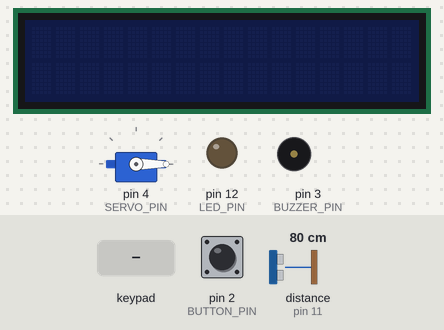
This sketch was run on a simulated Arduino Uno, built with avr-gcc and run on an emulated ATmega328P. On the bench: servo, 16×2 character LCD, output pins drawn as LEDs (lit = HIGH), buzzer (waves = sounding). Wiring (inferred from the names in the program): ultrasonic range finder: trigger pin 10; echo pin 11. The inputs (shaded band) are chosen by the test bench; at power-on: distance to the obstacle (sensor on pin 11) 80 cm, pin 2 (BUTTON_PIN) HIGH. The echo pulse lasts 58.3 µs per cm; pins used as bus, display or sensor lines are not drawn; what the sketch prints to the serial monitor is not drawn.

Above: at 1.2 s.
1.3 s: distance to the obstacle (sensor on pin 11) set to 22 cm
2.8 s: distance to the obstacle (sensor on pin 11) set to 19 cm
At 4.0 s:
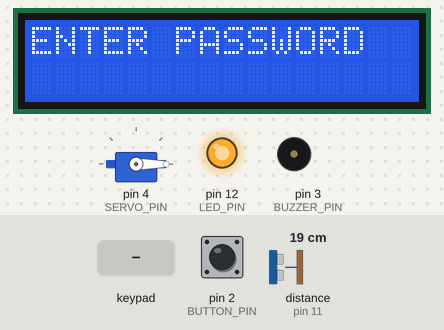
4.3 s: keypad keys 1 2 3 4 # pressed 0.4 s apart
At 6.7 s:
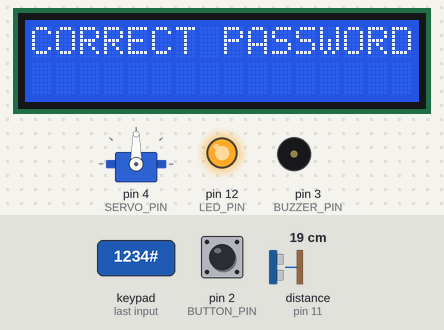
9.3 s: keypad keys 9 8 7 6 # pressed 0.4 s apart
At 12.2 s:
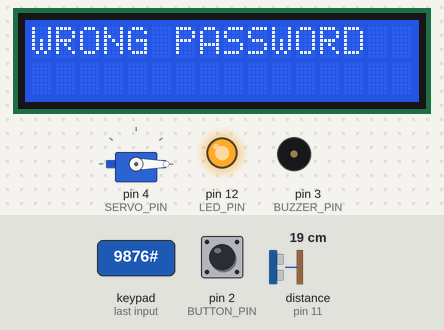
14.3 s: key '5' pressed
At 15.5 s:
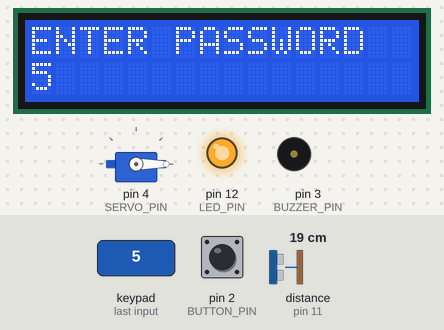
15.8 s: keypad keys 1 2 3 4 * pressed 0.4 s apart
At 17.2 s:
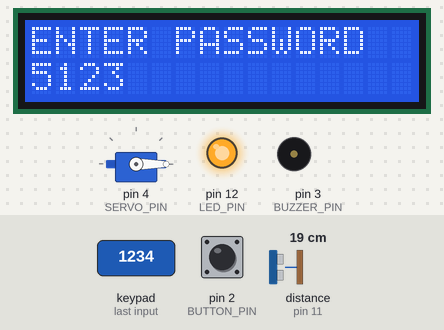
Timing chart, 0 to 18.8 s (numbered marks = the images above; inputs shaded):
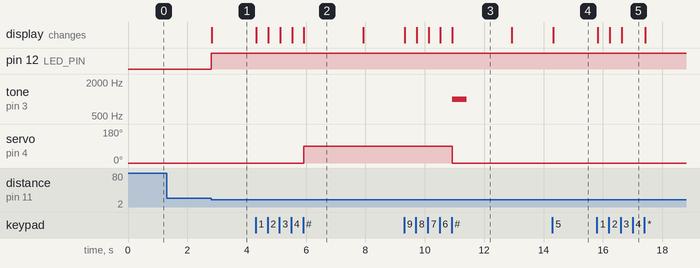

Measured:
- the behaviour switches between 21 and 20 cm on distance to the obstacle (sensor on pin 11) (found by bisection; images 0 and 1)
- after the input at 1.3 s, every drawn part: stays the same
- after the input at 2.8 s, pin 12 (LED_PIN): LOW → HIGH at once; the display: changes at once (image 1)
- after the input at 4.3 s, servo on pin 4 (SERVO_PIN): 0° → 90° after 1.6 s; the display: first changes at once (image 2 shows a later state)
- after the input at 9.3 s, tone on pin 3 (BUZZER_PIN): silent → 1000 Hz after 1.6 s, → silent 0.50 s later; the display: first changes at once (image 3 shows a later state)
- after the input at 14.3 s, the display: changes at once (image 4)
- after the input at 15.8 s, the display: first changes at once (image 5 shows a later state)
- what the display in image 2 shows lasts 2.0 s, from 5.9 s to 7.9 s

The sketch:

OutSmartHome.ino
```cpp
#include <Wire.h>
#include <LiquidCrystal_I2C.h>
#include <Keypad.h>
#include <Servo.h>

// ==================================================
// 1. KEYPAD
// ==================================================

const byte ROW_PINS[4] = {A0, A1, A2, A3};
const byte COL_PINS[4] = {9, 8, 7, 6};

char keys[4][4] = {
  {'1', '2', '3', 'A'},
  {'4', '5', '6', 'B'},
  {'7', '8', '9', 'C'},
  {'*', '0', '#', 'D'}
};

Keypad keypad = Keypad(
  makeKeymap(keys),
  (byte*)ROW_PINS,
  (byte*)COL_PINS,
  4,
  4
);

// ==================================================
// 2. PIN CONFIGURATION
// ==================================================

const byte BUTTON_PIN = 2;
const byte BUZZER_PIN = 3;
const byte SERVO_PIN = 4;
const byte LED_PIN = 12;
const byte TRIG_PIN = 10;
const byte ECHO_PIN = 11;

// ==================================================
// 3. SETTINGS
// ==================================================

const char PASSWORD[] = "1234";

const int CLOSED_ANGLE = 0;
const int OPEN_ANGLE = 90;

const unsigned long DOOR_OPEN_TIME = 5000;
const unsigned long BUTTON_DEBOUNCE = 40;
const unsigned long MESSAGE_TIME = 2000;
const unsigned long DISTANCE_INTERVAL = 100;

const float DISTANCE_LIMIT = 20.0;

// ==================================================
// 4. OBJECTS
// ==================================================

LiquidCrystal_I2C lcd(0x27, 16, 2);
Servo doorServo;

// ==================================================
// 5. VARIABLES
// ==================================================

char enteredPassword[5];
byte passwordLength = 0;

bool doorOpen = false;
unsigned long doorOpenedAt = 0;

bool lastButtonReading = HIGH;
bool stableButtonState = HIGH;
unsigned long lastButtonChange = 0;

float distanceCM = -1.0;
bool objectNearby = false;

unsigned long lastDistanceRead = 0;

bool messageActive = false;
char lcdMessage[17] = "ENTER PASSWORD";
unsigned long messageUntil = 0;

bool lcdVisible = false;
char lastLine1[17] = "";
char lastLine2[17] = "";

// ==================================================
// 6. LCD FUNCTIONS
// ==================================================

void updateLCD(const char* line1, const char* line2) {

  // LCD stays completely OFF when no object is nearby.
  if (!objectNearby) {

    if (lcdVisible) {
      lcd.clear();
      lcd.noBacklight();

      lcdVisible = false;

      lastLine1[0] = '\0';
      lastLine2[0] = '\0';
    }

    return;
  }

  // Turn LCD ON when an object is detected.
  lcd.backlight();

  // Update only when the displayed text changes.
  if (!lcdVisible ||
      strcmp(lastLine1, line1) != 0 ||
      strcmp(lastLine2, line2) != 0) {

    lcd.clear();

    lcd.setCursor(0, 0);
    lcd.print(line1);

    lcd.setCursor(0, 1);
    lcd.print(line2);

    strncpy(lastLine1, line1, 16);
    lastLine1[16] = '\0';

    strncpy(lastLine2, line2, 16);
    lastLine2[16] = '\0';

    lcdVisible = true;
  }
}

void showPassword() {
  updateLCD("ENTER PASSWORD", enteredPassword);
}

void showLCDMessage(const char* message) {
  strncpy(lcdMessage, message, 16);
  lcdMessage[16] = '\0';

  updateLCD(lcdMessage, "");
}

void showTemporaryMessage(const char* message) {
  messageActive = true;
  messageUntil = millis() + MESSAGE_TIME;

  showLCDMessage(message);
}

void refreshLCD() {

  if (!objectNearby) {
    updateLCD("", "");
    return;
  }

  if (messageActive) {

    if ((long)(millis() - messageUntil) < 0) {
      showLCDMessage(lcdMessage);
      return;
    }

    messageActive = false;
  }

  showPassword();
}

// ==================================================
// 7. DOOR CONTROL
// ==================================================

void openDoor() {
  doorServo.write(OPEN_ANGLE);

  doorOpen = true;
  doorOpenedAt = millis();

  Serial.println("Door opened");
}

void closeDoor() {
  doorServo.write(CLOSED_ANGLE);
  doorOpen = false;

  Serial.println("Door closed");
}

void handleDoorTimer() {
  if (doorOpen &&
      millis() - doorOpenedAt >= DOOR_OPEN_TIME) {
    closeDoor();
  }
}

// ==================================================
// 8. PASSWORD FUNCTIONS
// ==================================================

void clearPassword() {
  passwordLength = 0;
  enteredPassword[0] = '\0';
}

void submitPassword() {
  enteredPassword[passwordLength] = '\0';

  if (strcmp(enteredPassword, PASSWORD) == 0) {

    Serial.println("Correct password");

    clearPassword();

    showTemporaryMessage("CORRECT PASSWORD");
    openDoor();

  } else {

    Serial.println("Wrong password");

    clearPassword();

    showTemporaryMessage("WRONG PASSWORD");

    tone(BUZZER_PIN, 1000, 500);
  }
}

void handleKeypad() {

  if (messageActive) {

    if ((long)(millis() - messageUntil) < 0) {
      return;
    }

    messageActive = false;
    showPassword();
  }

  char key = keypad.getKey();

  if (!key) {
    return;
  }

  Serial.print("Key pressed: ");
  Serial.println(key);

  if (key >= '0' && key <= '9') {

    if (passwordLength < 4) {

      enteredPassword[passwordLength] = key;
      passwordLength++;

      enteredPassword[passwordLength] = '\0';

      showPassword();
    }
  }

  else if (key == '*') {

    clearPassword();
    showPassword();
  }

  else if (key == '#') {

    if (passwordLength > 0) {
      submitPassword();
    }
  }
}

// ==================================================
// 9. SWITCH
// ==================================================

void handleButton() {

  bool reading = digitalRead(BUTTON_PIN);

  if (reading != lastButtonReading) {
    lastButtonChange = millis();
    lastButtonReading = reading;
  }

  if (millis() - lastButtonChange >= BUTTON_DEBOUNCE) {

    if (reading != stableButtonState) {

      stableButtonState = reading;

      Serial.println("Switch changed");
      openDoor();
    }
  }
}

// ==================================================
// 10. ULTRASONIC SENSOR AND LED
// ==================================================

void handleUltrasonic() {

  if (millis() - lastDistanceRead < DISTANCE_INTERVAL) {
    return;
  }

  lastDistanceRead = millis();

  digitalWrite(TRIG_PIN, LOW);
  delayMicroseconds(2);

  digitalWrite(TRIG_PIN, HIGH);
  delayMicroseconds(10);
  digitalWrite(TRIG_PIN, LOW);

  unsigned long duration = pulseIn(ECHO_PIN, HIGH, 25000);

  if (duration == 0) {
    distanceCM = -1.0;
  } else {
    distanceCM = duration * 0.0343 / 2.0;
  }

  objectNearby =
    (distanceCM > 0 && distanceCM < DISTANCE_LIMIT);

  // LED ON below 20 cm.
  digitalWrite(LED_PIN, objectNearby ? HIGH : LOW);

  // Update LCD according to object detection.
  refreshLCD();
}

// ==================================================
// 11. SETUP
// ==================================================

void setup() {

  Serial.begin(9600);

  pinMode(BUTTON_PIN, INPUT_PULLUP);
  pinMode(BUZZER_PIN, OUTPUT);

  pinMode(LED_PIN, OUTPUT);
  digitalWrite(LED_PIN, LOW);

  pinMode(TRIG_PIN, OUTPUT);
  digitalWrite(TRIG_PIN, LOW);

  pinMode(ECHO_PIN, INPUT);

  doorServo.attach(SERVO_PIN);
  doorServo.write(CLOSED_ANGLE);

  Wire.begin();

  lcd.init();
  lcd.clear();
  lcd.noBacklight();

  clearPassword();

  Serial.println("System ready");
}

// ==================================================
// 12. MAIN LOOP
// ==================================================

void loop() {

  handleKeypad();

  handleButton();

  handleUltrasonic();

  handleDoorTimer();

  refreshLCD();
}
```
